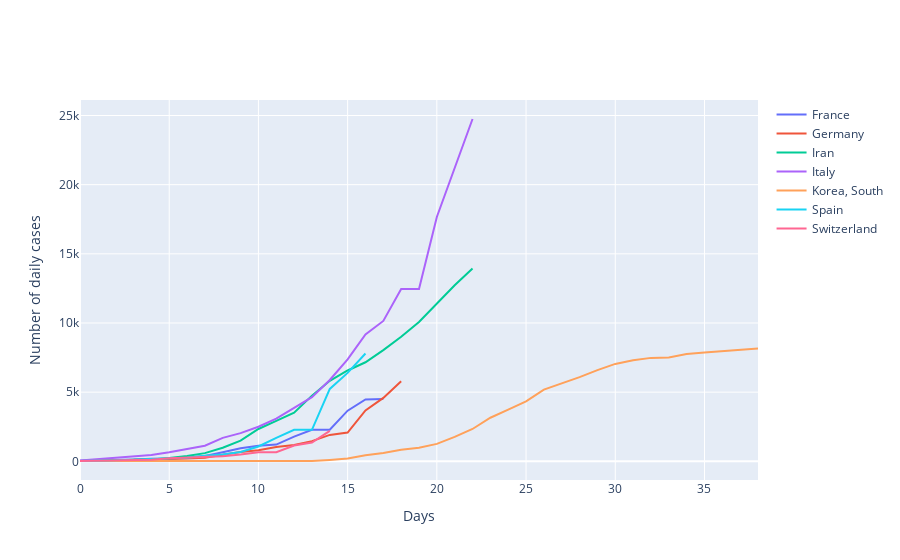

Notebook source saved alongside this figure:
### Code cell
plot_daily_cases(grpedData,list_of_countries,groupBy=groupBy,minOutbreakThresh=20)

### Figure 1 — Plotly figure (JSON) as saved in the notebook; plotly's stock layout.template omitted (floating-point values rounded to 4 significant figures)
{"data": [{"mode": "lines", "name": "France", "type": "scatter", "x": [0, 1, 2, 3, 4, 5, 6, 7, 8, 9, 10, 11, 12, 13, 14, 15, 16, 17], "y": [38, 57, 100, 130, 191, 204, 285, 377, 653, 949, 1126, 1209, 1784, 2281, 2281, 3661, 4469, 4499]}, {"mode": "lines", "name": "Germany", "type": "scatter", "x": [0, 1, 2, 3, 4, 5, 6, 7, 8, 9, 10, 11, 12, 13, 14, 15, 16, 17, 18], "y": [27, 46, 48, 79, 130, 159, 196, 262, 482, 670, 799, 1040, 1176, 1457, 1908, 2078, 3675, 4585, 5795]}, {"mode": "lines", "name": "Iran", "type": "scatter", "x": [0, 1, 2, 3, 4, 5, 6, 7, 8, 9, 10, 11, 12, 13, 14, 15, 16, 17, 18, 19, 20, 21, 22], "y": [28, 43, 61, 95, 139, 245, 388, 593, 978, 1501, 2336, 2922, 3513, 4747, 5823, 6566, 7161, 8042, 9000, 10075, 11364, 12729, 13938]}, {"mode": "lines", "name": "Italy", "type": "scatter", "x": [0, 1, 2, 3, 4, 5, 6, 7, 8, 9, 10, 11, 12, 13, 14, 15, 16, 17, 18, 19, 20, 21, 22], "y": [62, 155, 229, 322, 453, 655, 888, 1128, 1694, 2036, 2502, 3089, 3858, 4636, 5883, 7375, 9172, 10149, 12462, 12462, 17660, 21157, 24747]}, {"mode": "lines", "name": "Korea, South", "type": "scatter", "x": [0, 1, 2, 3, 4, 5, 6, 7, 8, 9, 10, 11, 12, 13, 14, 15, 16, 17, 18, 19, 20, 21, 22, 23, 24, 25, 26, 27, 28, 29, 30, 31, 32, 33, 34, 35, 36, 37, 38], "y": [23, 24, 24, 25, 27, 28, 28, 28, 28, 28, 29, 30, 31, 31, 104, 204, 433, 602, 833, 977, 1261, 1766, 2337, 3150, 3736, 4335, 5186, 5621, 6088, 6593, 7041, 7314, 7478, 7513, 7755, 7869, 7979, 8086, 8162]}, {"mode": "lines", "name": "Spain", "type": "scatter", "x": [0, 1, 2, 3, 4, 5, 6, 7, 8, 9, 10, 11, 12, 13, 14, 15, 16], "y": [32, 45, 84, 120, 165, 222, 259, 400, 500, 673, 1073, 1695, 2277, 2277, 5232, 6391, 7798]}, {"mode": "lines", "name": "Switzerland", "type": "scatter", "x": [0, 1, 2, 3, 4, 5, 6, 7, 8, 9, 10, 11, 12, 13, 14], "y": [27, 42, 56, 90, 114, 214, 268, 337, 374, 491, 652, 652, 1139, 1359, 2200]}], "layout": {"showlegend": true, "xaxis": {"title": {"text": "Days"}}, "yaxis": {"title": {"text": "Number of daily cases"}}}}
